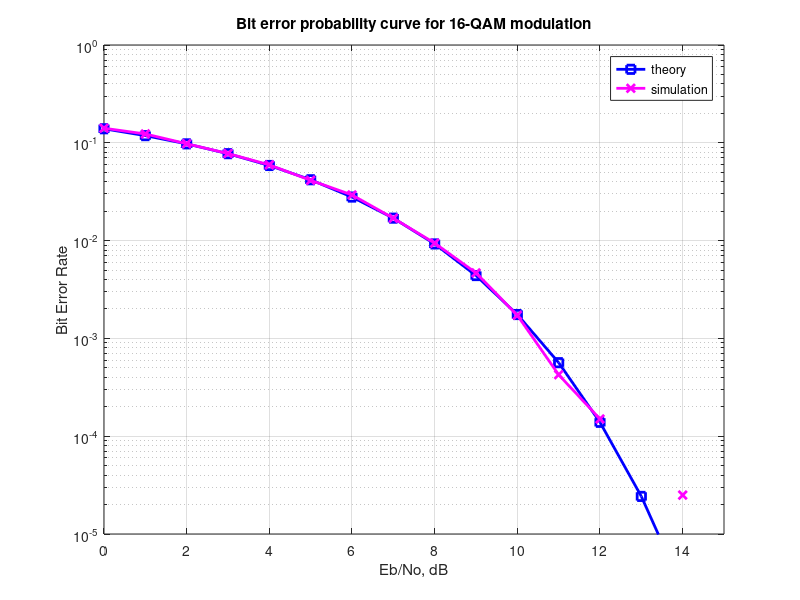

This figure's MATLAB source:
% Bit Error Rate for 16-QAM modulation using Gray modulation mapping
close all
clear
clc

N = 10^4; % number of symbols
M = 16;   % constellation size
k = log2(M); % bits per symbol

% defining the real and imaginary PAM constellation for 16-QAM
alphaRe = [-(2*sqrt(M)/2-1):2:-1 1:2:2*sqrt(M)/2-1];
alphaIm = [-(2*sqrt(M)/2-1):2:-1 1:2:2*sqrt(M)/2-1];
k_16QAM = 1/sqrt(10);

Eb_N0_dB  = 0:15; % multiple Es/N0 values
Es_N0_dB  = Eb_N0_dB + 10*log10(k);

% Mapping for binary <--> Gray code conversion
ref = 0:k-1;
map = bitxor(ref,floor(ref/2));
[tt, ind] = sort(map);

for ii = 1:length(Eb_N0_dB)
    
    % symbol generation
    ipBit = rand(1,N*k,1)>0.5; % random 1's and 0's
    ipBitReshape = reshape(ipBit,k,N).';
    bin2DecMatrix = ones(N,1)*(2.^((k/2-1):-1:0)) ; % conversion from binary to decimal
    
    % real
    ipBitRe =  ipBitReshape(:,[1:k/2]);
    ipDecRe = sum(ipBitRe.*bin2DecMatrix,2);
    ipGrayDecRe = bitxor(ipDecRe,floor(ipDecRe/2));
    % imaginary
    ipBitIm =  ipBitReshape(:,[k/2+1:k]);
    ipDecIm = sum(ipBitIm.*bin2DecMatrix,2);
    ipGrayDecIm = bitxor(ipDecIm,floor(ipDecIm/2));
    
    % mapping the Gray coded symbols into constellation
    modRe = alphaRe(ipGrayDecRe+1);
    modIm = alphaIm(ipGrayDecIm+1);
    % complex constellation
    mod = modRe + 1i*modIm;
    s = k_16QAM*mod; % normalization of transmit power to one
    
    % noise
    n = 1/sqrt(2)*[randn(1,N) + 1i*randn(1,N)]; % white guassian noise, 0dB variance
    
    y = s + 10^(-Es_N0_dB(ii)/20)*n; % additive white gaussian noise
    
    % demodulation
    y_re = real(y)/k_16QAM; % real part
    y_im = imag(y)/k_16QAM; % imaginary part
    
    % rounding to the nearest alphabet
    ipHatRe = 2*floor(y_re/2)+1;
    ipHatRe(ipHatRe>max(alphaRe)) = max(alphaRe);
    ipHatRe(ipHatRe<min(alphaRe)) = min(alphaRe);
    ipHatIm = 2*floor(y_im/2)+1;
    ipHatIm(ipHatIm>max(alphaIm)) = max(alphaIm);
    ipHatIm(ipHatIm<min(alphaIm)) = min(alphaIm);
    
    % Constellation to Decimal conversion
    ipDecHatRe = ind(floor((ipHatRe+4)/2+1))-1; % LUT based
    ipDecHatIm = ind(floor((ipHatIm+4)/2+1))-1; % LUT based
    
    % converting to binary string
    ipBinHatRe = dec2bin(ipDecHatRe,k/2);
    ipBinHatIm = dec2bin(ipDecHatIm,k/2);
    
    % converting binary string to number
    ipBinHatRe = ipBinHatRe.';
    ipBinHatRe = ipBinHatRe(1:end).';
    ipBinHatRe = reshape(str2num(ipBinHatRe).',k/2,N).' ;
    
    ipBinHatIm = ipBinHatIm.';
    ipBinHatIm = ipBinHatIm(1:end).';
    ipBinHatIm = reshape(str2num(ipBinHatIm).',k/2,N).' ;
    
    % counting errors for real and imaginary
    nBitErr(ii) = size(find(ipBitRe- ipBinHatRe),1) + size(find(ipBitIm - ipBinHatIm),1) ;
    
end
simBer = nBitErr/(N*k);
theoryBer = (1/k)*3/2*erfc(sqrt(k*0.1*(10.^(Eb_N0_dB/10))));

figure
semilogy(Eb_N0_dB,theoryBer,'bs-','LineWidth',2);
hold on
semilogy(Eb_N0_dB,simBer,'mx-','LineWidth',2);
axis([0 15 10^-5 1])
grid on
legend('theory', 'simulation');
xlabel('Eb/No, dB')
ylabel('Bit Error Rate')
title('Bit error probability curve for 16-QAM modulation')